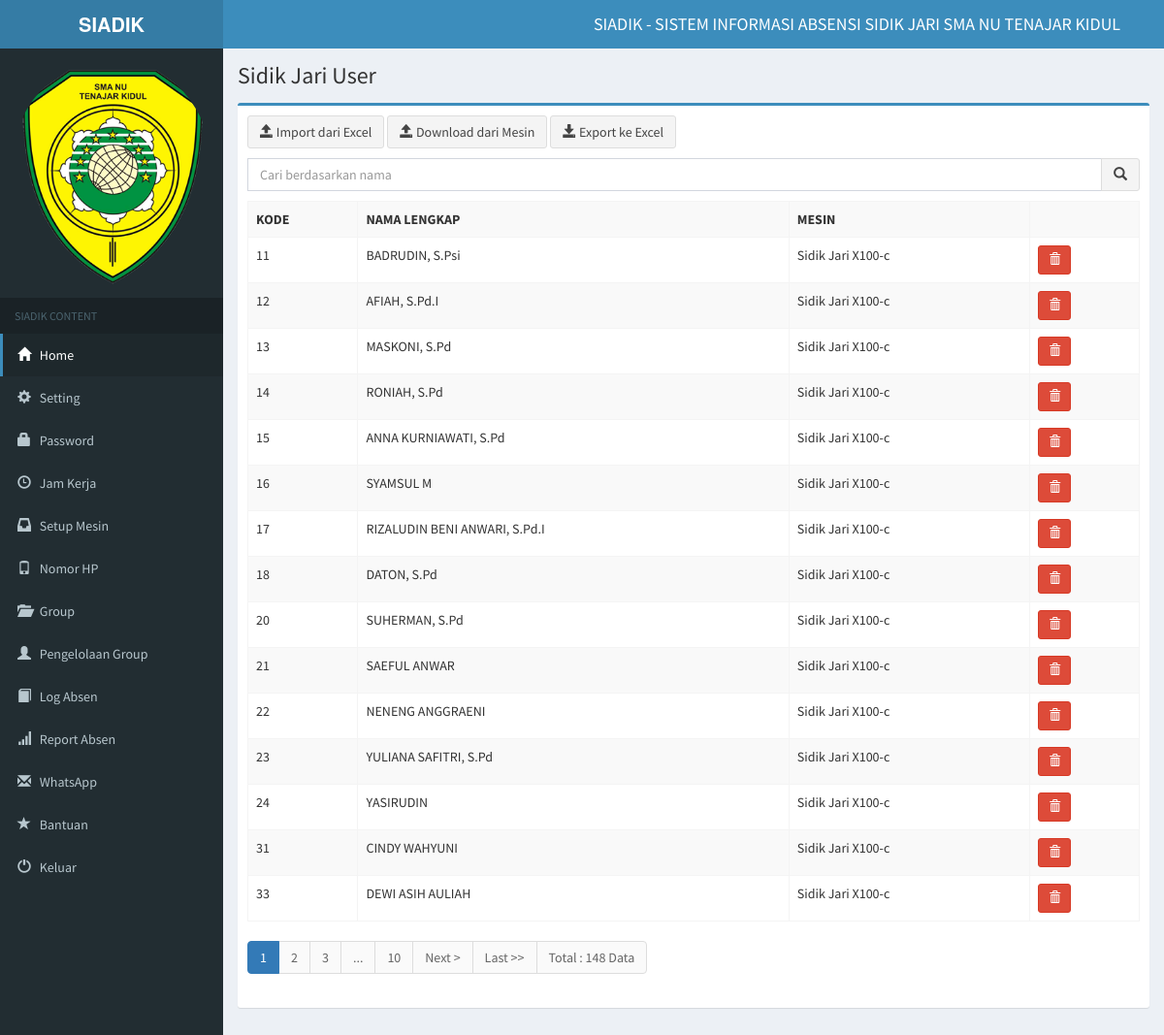
The page /sidik-jari (signed in) on the database its author committed.
### tables this page shows
CREATE TABLE `tbl_identitas` (
  `id_identitas` int(1) NOT NULL,
  `nama_identitas` varchar(255) DEFAULT NULL,
  `title_identitas` varchar(255) NOT NULL,
  `alamat_identitas` text NOT NULL,
  `menit_identitas` int(5) NOT NULL,
  `logo_identitas` varchar(255) NOT NULL,
  `tgl_identitas` date NOT NULL,
  `kode_identitas` varchar(255) NOT NULL,
  `cloud_identitas` enum('0','1') NOT NULL DEFAULT '0'
);

CREATE TABLE `tbl_jari` (
  `kode_jari` int(3) NOT NULL,
  `kode_user` int(8) NOT NULL,
  `isi_jari` text NOT NULL
);

CREATE TABLE `tbl_user` (
  `kode_user` int(10) NOT NULL,
  `nama_user` varchar(100) NOT NULL,
  `id_perangkat` int(3) NOT NULL,
  `pass_user` varchar(255) DEFAULT NULL,
  `tgl_user` datetime NOT NULL
);

CREATE TABLE `tbl_perangkat` (
  `id_perangkat` int(3) NOT NULL,
  `nama_perangkat` varchar(255) NOT NULL,
  `ip_perangkat` varchar(255) NOT NULL,
  `key_perangkat` int(10) NOT NULL,
  `status_perangkat` enum('0','1') NOT NULL DEFAULT '1'
);

### views/sidik-jari.php (the view, shortened to what this page needs)
 <section class="content-header">
   <h1>
     Sidik Jari User
   </h1>
 </section>
 <section class="content">
<div class="box box-primary">
   <div class="box-body">
<?php
	switch(url_segment(2)){
		default:
			?>
				<p>
					<a href="<?php echo base_url()."/".url_segment(1);?>/import" class="btn btn-default"><span class="glyphicon glyphicon-open"></span> Import dari Excel</a>
					<a href="<?php echo base_url()."/".url_segment(1);?>/tarik-data" class="btn btn-default"><span class="glyphicon glyphicon-open"></span> Download dari Mesin</a>
					<a href="<?php echo base_url();?>/views/excel_jari.php" class="btn btn-default"><span class="glyphicon glyphicon-save"></span> Export ke Excel</a>
				</p>
				<p>
					<form name="form1" method="post" action="<?php echo base_url()."/".url_segment(1);?>/search" class="form">
					<div class="input-group">
					<input type="text" name="cari" id='cari' placeholder="Cari berdasarkan nama" required="true" class="form-control">
					<span class="input-group-btn">
			            <button class="btn btn-default" type="submit"><span class="glyphicon glyphicon-search"></span></button>
			          </span>
			        </div>
					</form>
				</p>
					<table class="table table-striped table-bordered">
					  <tr>
						<th>KODE</th>
						<th>NAMA LENGKAP</th>
						<th>MESIN</th>
						<th></th>
					  </tr>
					  <?php
						$batas = 15;
						if(url_segment(2) == "hal")
						{
							$hal = url_segment(3);
							$posisi = ($hal-1) * $batas;
							$no= $posisi + 1;
						}
						else
						{
							$posisi = 0;
							$hal = 1;
						}
						mysqli_query($koneksi,"delete from tbl_jari where kode_user='0'");
						if(url_segment(2) == "search")
						{
							$h2=mysqli_query($koneksi,"select * from tbl_jari a
										left join  tbl_user b on a.kode_user=b.kode_user
										left join tbl_perangkat c on b.id_perangkat=c.id_perangkat WHERE b.nama_user like '%$_POST[cari]%' order by a.kode_user ASC");
						}
						else{
							$h2=mysqli_query($koneksi,"select * from tbl_jari a
										left join  tbl_user b on a.kode_user=b.kode_user
										left join tbl_perangkat c on b.id_perangkat=c.id_perangkat
										order by a.kode_user ASC LIMIT $posisi,$batas");
						}
						while($d2=mysqli_fetch_assoc($h2)){
							echo"<tr class='baris'>
							<td>$d2[kode_user]</td>
							<td>$d2[nama_user]</td>
							<td>$d2[nama_perangkat]</td>
							<td>
								".link_hapus(base_url()."/".url_segment(1)."/hapus/$d2[kode_user]")."
							</td>
						  </tr>";
						 }
					  ?>
					</table>
					<?php
					if(url_segment(2) != "search")
						{
							 $jmldata=mysqli_num_rows(mysqli_query($koneksi,"select * from tbl_jari a
										left join  tbl_user b on a.kode_user=b.kode_user
										left join tbl_perangkat c on b.id_perangkat=c.id_perangkat
										order by a.kode_user ASC"));
							echo halaman($jmldata,$batas,base_url()."/".url_segment(1),$hal);
						}
						?>
			<?php
		break;
		?>
		<?php
	}
?>
      </div>
   </div>
 </section>

### index.php (shortened to what this page needs)
<?php
include "assets/config/koneksi.php";
include "assets/config/function.php";
$iden=mysqli_fetch_assoc(mysqli_query($koneksi,"select * from tbl_identitas order by id_identitas DESC"));
?>
<!DOCTYPE html>
<html>
<head>
  <link rel="stylesheet" href="<?php echo base_url()."/assets/AdminLTE/bootstrap"; ?>/css/bootstrap.min.css">
  <link rel="stylesheet" href="<?php echo base_url()."/assets/AdminLTE/bootstrap"; ?>/css/main.css">
  <link rel="stylesheet" href="<?php echo base_url()."/assets/AdminLTE/dist"; ?>/css/AdminLTE.min.css">
  <link rel="stylesheet" href="<?php echo base_url()."/assets/AdminLTE/dist"; ?>/css/skins/skin-blue.min.css">
</head>
<body class="hold-transition skin-blue sidebar-mini">
<div class="wrapper">
  <header class="main-header">
    <a href="<?php echo base_url();?>" class="logo">
      <span class="logo-lg"><b>SIADIK</b></span>
    </a>
    <nav class="navbar navbar-static-top" role="navigation" style="vertical-align:center;">
      <a href="#" class="sidebar-toggle" data-toggle="offcanvas" role="button">
      </a>
      <div class="navbar-custom-menu">
		<ul class="nav navbar-nav">
              <li><a href="#"><h4><?php echo $iden['title_identitas'];?></h4></a></li>
              <li><a href="#"><span id="status-gammu"></span></a></li>
        </ul>
      </div>
    </nav>
  </header>
  <aside class="main-sidebar">
    <section class="sidebar">
      <div class="user-panel" style="text-align:center">
          <img src="<?php echo base_url()."/img/$iden[logo_identitas]";?>" class="img-circle img-responsive" alt="User Image">
      </div>
      <ul class="sidebar-menu">
        <li class="header">SIADIK CONTENT</li>
        <li class="active"><a href="<?php echo base_url();?>"><i class="glyphicon glyphicon-home"></i> <span>Home</span></a></li>
        <li><a href="<?php echo base_url();?>/setting"><i class="glyphicon glyphicon-cog"></i> <span>Setting</span></a></li>
        <li><a href="<?php echo base_url();?>/password"><i class="glyphicon glyphicon-lock"></i> <span>Password</span></a></li>
        <li><a href="<?php echo base_url();?>/jadwal"><i class="glyphicon glyphicon-time"></i> <span>Jam Kerja</span></a></li>
		 <li class="treeview">
          <a href="#"><i class="glyphicon glyphicon-inbox"></i> <span>Setup Mesin</span>
          </a>
        </li>
   <li><a href="<?php echo base_url();?>/no-telp"><i class="glyphicon glyphicon-phone"></i> <span>Nomor HP</span></a></li>
		 <li><a href="<?php echo base_url();?>/group"><i class="glyphicon glyphicon-folder-open"></i> <span>Group</span></a></li>
        <li><a href="<?php echo base_url();?>/pengelolaan-group"><i class="glyphicon glyphicon-user"></i> <span>Pengelolaan Group</span></a></li>
        <li><a href="<?php echo base_url();?>/log-absen"><i class="glyphicon glyphicon-book"></i> <span>Log Absen</span></a></li>
		<li class="treeview">
          <a href="#"><i class="glyphicon glyphicon-signal"></i> <span>Report Absen</span>
          </a>
        </li>
		<li class="treeview">
          <a href="#"><i class="glyphicon glyphicon-envelope"></i> <span>WhatsApp</span>
          </a>
        </li>
        <li><a href="<?php echo base_url();?>/help"><i class="glyphicon glyphicon-star"></i> <span>Bantuan</span></a></li>
        <li><a href="<?php echo base_url();?>/logout"><i class="glyphicon glyphicon glyphicon-off"></i> <span>Keluar</span></a></li>
      </ul>
    </section>
  </aside>
  <div class="content-wrapper">
    <?php
		if(empty($_SESSION['username']) and empty($_SESSION['password'])){
			include "views/home.php";
		}
		else{
			switch(url_segment(1)){
				case 'sidik-jari'	: include "views/sidik-jari.php"; break;
			}
		}
	?>
  </div>
</div>
</body>
</html>

### assets/config/function.php (shortened to what this page needs)
<?php
function base_url(){
	return "http://localhost/siadik";
}
function url_segment($segment = ""){
	$url="http://".$_SERVER["SERVER_NAME"]."".$_SERVER['REQUEST_URI'];
	$base = str_replace(base_url(),"",$url);
	$pecah  = explode("/",$base);
	if(empty($pecah[$segment])){ $dataku="";}
	else{$dataku=$pecah[$segment];}
	return $dataku;
}
function link_hapus($url){
	return "<a href='$url' class='btn btn-sm btn-danger' onclick=\"return confirm('Anda yakin ingin menghapusnya?');\"><i class='glyphicon glyphicon-trash'></i></a>";
}
function halaman($jmldata,$batas,$page,$hal){
						  $jmlhalaman = ceil($jmldata/$batas);
							$file = $page;
							$guri="hal";
							if($jmldata > $batas)
							{
								echo"<nav>
										<ul class=\"pagination\">";
								$angka=($hal > 3 ? " <li class=\"disable\"><a href='#'>...</a></li> " : " ");
								for($i=$hal-2;$i<$hal;$i++) {
									if($i < 1)
										continue;
									$angka .= "<li><a href='$file/$guri/$i'>$i</a></li> ";
								}
								$angka .=" <li class=\"active\"><a href='#'>$hal</a></li> ";
								for($i=$hal+1;$i<($hal+3);$i++) {
									$angka .= "<li><a href='$file/$guri/$i'>$i</a></li> ";
								}
								$angka .= ($hal+2<$jmlhalaman ? "<li class=\"disable\"><a href='#'>...</a></li><li class=\"disable\"><a href='$file/$guri/$jmlhalaman'>$jmlhalaman</a></li>" : "");
								echo "$angka";
								if($hal < $jmlhalaman) {
									$next=$hal+1;
									echo "<li><a href='$file/$guri/$next'>Next ></a></li>
									<li><a href='$file/$guri/$jmlhalaman'>Last >></a></li>";
								}
								echo "<li class=\"disable\"><a href='#'>Total : $jmldata Data</a></li>
								</ul>
							</nav>";
							}
}
?>

### rows shown on the page
tbl_identitas: title_identitas "SIADIK - SISTEM INFORMASI ABSENSI SIDIK JARI SMA NU TENAJAR KIDUL", logo_identitas (picture)
tbl_jari: kode_user.kode_user "11", kode_user.nama_user "BADRUDIN, S.Psi", tbl_perangkat.nama_perangkat "Sidik Jari X100-c"
tbl_jari: kode_user.kode_user "12", kode_user.nama_user "AFIAH, S.Pd.I", tbl_perangkat.nama_perangkat "Sidik Jari X100-c"
tbl_jari: kode_user.kode_user "13", kode_user.nama_user "MASKONI, S.Pd", tbl_perangkat.nama_perangkat "Sidik Jari X100-c"
tbl_jari: kode_user.kode_user "14", kode_user.nama_user "RONIAH, S.Pd", tbl_perangkat.nama_perangkat "Sidik Jari X100-c"
tbl_jari: kode_user.kode_user "15", kode_user.nama_user "ANNA KURNIAWATI, S.Pd", tbl_perangkat.nama_perangkat "Sidik Jari X100-c"
tbl_jari: kode_user.kode_user "16", kode_user.nama_user "SYAMSUL M", tbl_perangkat.nama_perangkat "Sidik Jari X100-c"
tbl_jari: kode_user.kode_user "17", kode_user.nama_user "RIZALUDIN BENI ANWARI, S.Pd.I", tbl_perangkat.nama_perangkat "Sidik Jari X100-c"
tbl_jari: kode_user.kode_user "18", kode_user.nama_user "DATON, S.Pd", tbl_perangkat.nama_perangkat "Sidik Jari X100-c"
tbl_jari: kode_user.kode_user "20", kode_user.nama_user "SUHERMAN, S.Pd", tbl_perangkat.nama_perangkat "Sidik Jari X100-c"
tbl_jari: kode_user.kode_user "21", kode_user.nama_user "SAEFUL ANWAR", tbl_perangkat.nama_perangkat "Sidik Jari X100-c"
tbl_jari: kode_user.kode_user "22", kode_user.nama_user "NENENG ANGGRAENI", tbl_perangkat.nama_perangkat "Sidik Jari X100-c"
tbl_jari: kode_user.kode_user "23", kode_user.nama_user "YULIANA SAFITRI, S.Pd", tbl_perangkat.nama_perangkat "Sidik Jari X100-c"
tbl_jari: kode_user.kode_user "24", kode_user.nama_user "YASIRUDIN", tbl_perangkat.nama_perangkat "Sidik Jari X100-c"
tbl_jari: kode_user.kode_user "31", kode_user.nama_user "CINDY WAHYUNI", tbl_perangkat.nama_perangkat "Sidik Jari X100-c"
tbl_jari: kode_user.kode_user "33", kode_user.nama_user "DEWI ASIH AULIAH", tbl_perangkat.nama_perangkat "Sidik Jari X100-c"

### other values the page prints
$hal "1"
$jmlhalaman "10"
$jmldata "148"
